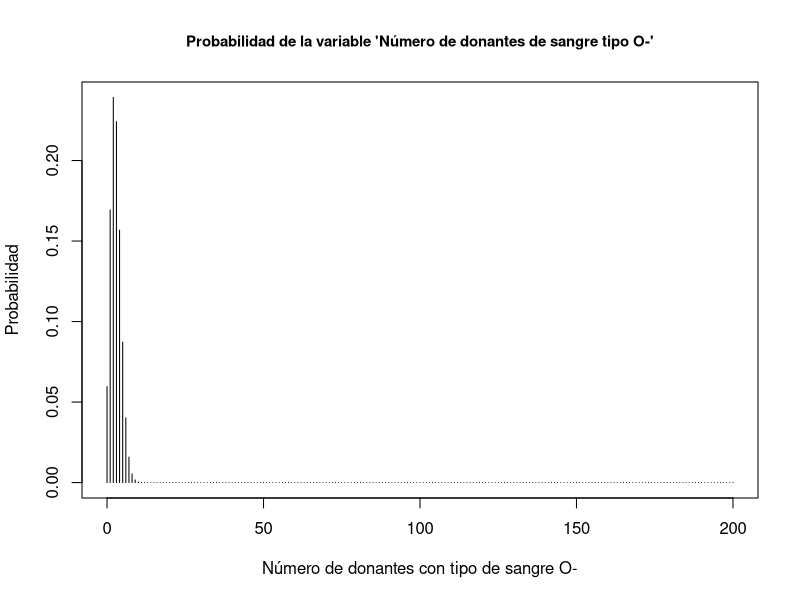
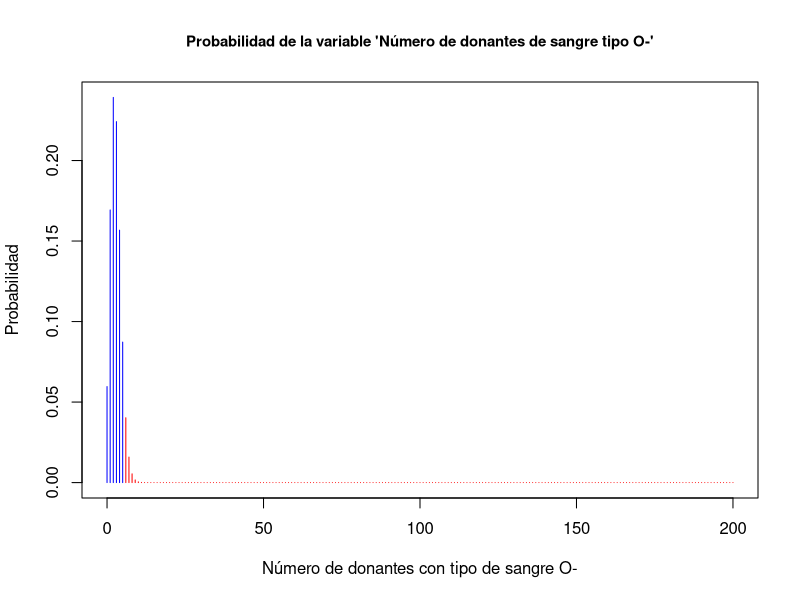
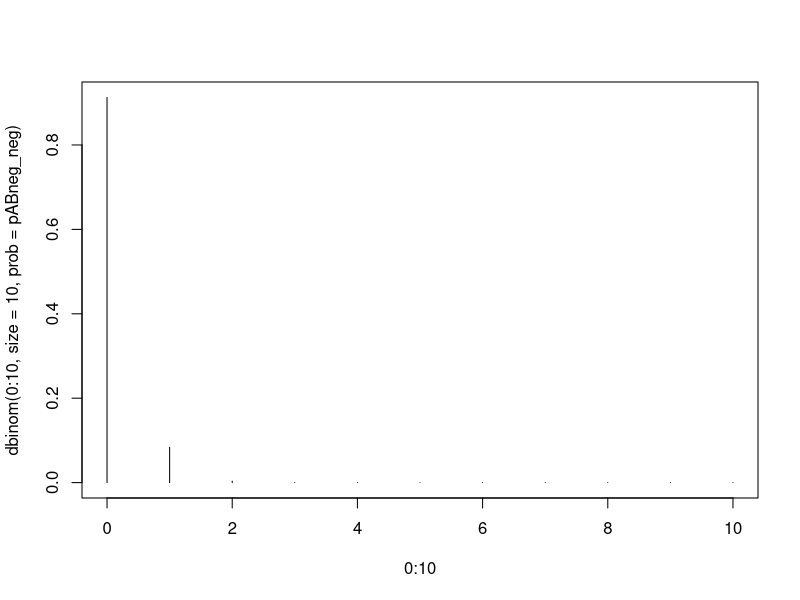
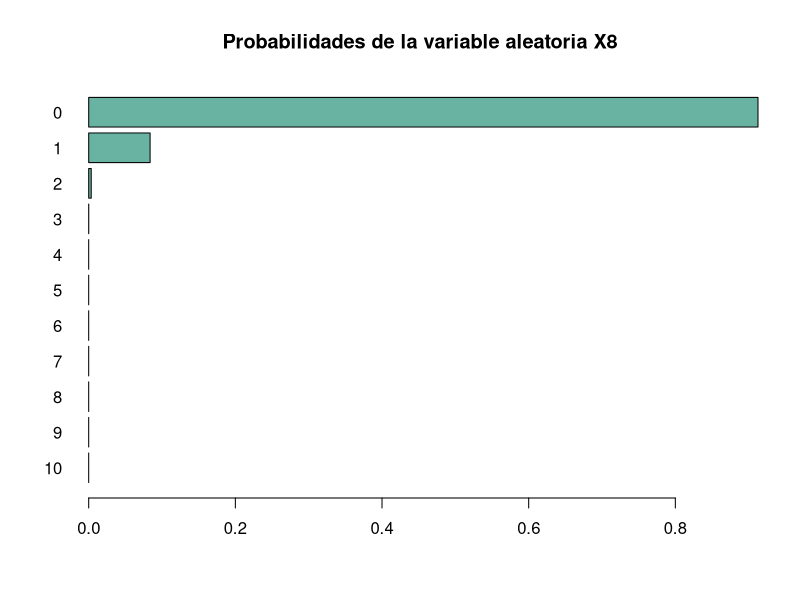

The R source for these figures, in order:
## ---- chunk 1
library(xtable)
library(dplyr)
## ---- chunk 2
Sangre<-as_tibble(list(
  Tipo=c("A+","B+","AB+","O+","A-","B-","AB-","O-")
  ,Frecuencia=c(18.4,7.8,1.6,70.0,0.5,0.28,0.02,1.4)
  )
)
## ---- chunk 3
print(xtable(Sangre), type="html",include.rownames=FALSE)
## ---- chunk 4
r <- function(x){
  return(round(x, digits = 2)) 
  #round( ,2) -> redondea a dos decimales
}
## ---- chunk 5
Sangre$prob <- Sangre$Frecuencia/sum(Sangre$Frecuencia) #Se crea una columna "prob" al dividir La frecuencia de cada tipo de sangre entre la frecuencia acumulada (total de datos)
## ---- chunk 6
Tipo_O <- sum(Sangre$prob[c(4,8)])

cat('P[Tipo O]=',r(Tipo_O))
## ---- chunk 7
Tipo_A <- sum(Sangre$prob[c(1,5)])

cat('P[Tipo A]=',r(Tipo_A))
## ---- chunk 8
Tipo_B <- sum(Sangre$prob[c(2,6)])

cat('P[Tipo B]=',r(Tipo_B))
## ---- chunk 9
Tipo_AB <- sum(Sangre$prob[c(3,7)])

cat('P[Tipo AB]=',r(Tipo_AB))
## ---- chunk 10
Factor_RhP <- sum(Sangre$prob[c(1,2,3,4)])

cat('P[Tipo Rh+]=',r(Factor_RhP))
## ---- chunk 11
Factor_RhN <- sum(Sangre$prob[c(5,6,7,8)])

cat('P[Tipo Rh-]=',r(Factor_RhN))
## ---- chunk 12
# Remplazando en la fórmula
r(choose(200,3)*Sangre$prob[(8)]^3*(1-Sangre$prob[(8)])^(200-3))

# Usando la función dbinom
r(dbinom(x=3, size=200, prob=Sangre$prob[(8)]))

#dbinom(x=número de éxitos, size=total de donantes, prob=probabilidad de obtener O-)
## ---- chunk 13
plot(0:200,dbinom(x=0:200, size=200, prob=Sangre$prob[(8)]),type = "h", xlab="Número de donantes con tipo de sangre O-", ylab="Probabilidad", main="Probabilidad de la variable 'Número de donantes de sangre tipo O-'",cex.main=0.9)
## ---- chunk 14
# almacenamos las probabilidades anteriores en el objeto "prob_donantes"
prob_donantes<-dbinom(x=0:200, size=200, prob=Sangre$prob[(8)])
## ---- chunk 15
# Hallando la probabilidad de obtener 3 donantes de sangre tipo O- en los 200 
r(prob_donantes[4])
## ---- chunk 16
sum(prob_donantes[7:201])
## ---- chunk 17
colores <- c(rep("blue",6), rep("red",195))
plot(0:200,prob_donantes,type = "h", xlab="Número de donantes con tipo de sangre O-", ylab="Probabilidad", main="Probabilidad de la variable 'Número de donantes de sangre tipo O-'",cex.main=0.9,col=colores)
## ---- chunk 18
pbinom(q=5, size = 200, prob = Sangre$prob[(8)])

# pbinom: devuelve la probabilidad acumulada hasta el valor "q" (size=n, prob=p)
## ---- chunk 19
sum(prob_donantes[1:6])
## ---- chunk 20
pbinom(q=5, size = 200, prob = Sangre$prob[(8)], lower.tail = FALSE)
## ---- chunk 21
sum(prob_donantes[7:201])
## ---- chunk 22
1-pbinom(q=5, size = 200, prob = Sangre$prob[(8)])
## ---- chunk 23
r(dbinom(x=3, size=200, prob=Sangre$prob[(5)]))
## ---- chunk 24
r(dbinom(x=3, size=200, prob=Sangre$prob[(6)]))
## ---- chunk 25
r(dbinom(x=1, size=200, prob=Sangre$prob[(7)]))
## ---- chunk 26
r(200*Sangre$prob[(8)])
#n=200
#p=Sangre$prob[(8)]
## ---- chunk 27
r(200*Sangre$prob[(5)])
## ---- chunk 28
r(200*Sangre$prob[(6)])
## ---- chunk 29
r(200*Sangre$prob[(7)])
## ---- chunk 30
#-->Binomial negativa, n=1, p=1-Sangre$prob[(4)]

# Ejemplo, si buscáramos obtener la probabilidad de seleccionar a alguien con un tipo de sangre distinto de O+, al sexto intento:
Sangre$prob[(4)]^(6-1)*(1-Sangre$prob[(4)])
dnbinom(x = 5,size = 1 ,p=1-Sangre$prob[(4)])

dgeom(x = 5,prob = 1-Sangre$prob[(4)])
## ---- chunk 31
#-->Binomial negativa, n=1, p=1-Sangre$prob[(1)]

# Calcular la probabilidad de que al sexto intento se obtenga el primer paciente con un tipo de sangre diferente de A+.
Sangre$prob[(1)]^(6-1)*(1-Sangre$prob[(1)])
dnbinom(x = 5,size = 1 ,p=1-Sangre$prob[(1)])
## ---- chunk 32
#-->Binomial negativa, n=1, p=1-Sangre$prob[(3)]

# Calcular la probabilidad de que al sexto intento se obtenga el primer paciente con un tipo de sangre diferente de A+.
Sangre$prob[(3)]^(6-1)*(1-Sangre$prob[(3)])
dnbinom(x = 5,size = 1 ,p=1-Sangre$prob[(3)])
## ---- chunk 33
#-->Binomial negativa, n=1, prob=1-Sangre$prob[(2)]

# Calcular la probabilidad de que al sexto intento se obtenga el primer paciente con un tipo de sangre diferente de A+.
Sangre$prob[(2)]^(6-1)*(1-Sangre$prob[(2)])
dnbinom(x = 5,size = 1 ,p=1-Sangre$prob[(2)])
## ---- chunk 34
r(1/(Sangre$prob[(8)]))
#Sangre$prob[(8)] --> Probabilidad de obtener un donante tipo O-
## ---- chunk 35
r(1/(Sangre$prob[(5)]))
## ---- chunk 36
r(1/(Sangre$prob[(6)]))
## ---- chunk 37
r(1/(Sangre$prob[(7)]))
## ---- chunk 38

cat('Tipo A-\n')
pbinom(q=0, size=200, prob=Sangre$prob[(5)], lower.tail = FALSE)
200*Sangre$prob[(5)]
cat('Tipo B-\n')
pbinom(q=0, size=200, prob=Sangre$prob[(6)], lower.tail = FALSE)
200*Sangre$prob[(6)]
cat('Tipo AB-\n')
pbinom(q=0, size=200, prob=Sangre$prob[(7)], lower.tail = FALSE)
200*Sangre$prob[(7)]
cat('Tipo O-\n')
pbinom(q=0, size=200, prob=Sangre$prob[(8)], lower.tail = FALSE)
200*Sangre$prob[(8)]

#[Tipo1]: Sangre poco frecuente y valor esperado de al menos 1 --> A-
#{Tipo2]: Sangre que obtendrá algún donante P(X>=1) = ~0.43  --> B-
#[nbn]: Valor esperado de [Tipo2] --> 0.56
## ---- chunk 39
1/Sangre$prob[(7)] # 1 entre la probabilidad de AB-
## ---- chunk 40
r((pnbinom(200-3,size=3,prob=Sangre$prob[(8)])))

#número de fracasos=200-3
#número de éxitos =3
#probabilidad de éxito en cada intento= Sangre$prob[(8)]
## ---- chunk 41
pABneg_neg<-Sangre$prob[(7)]/Factor_RhN
r(pbinom(0,size=10,prob=pABneg_neg,lower.tail = FALSE))

plot(0:10,dbinom(0:10,size = 10,prob = pABneg_neg),type="h")
prob_x8<-dbinom(0:10,size = 10,prob = pABneg_neg)

barplot(height = prob_x8[order(prob_x8,decreasing=FALSE)],names=c(10:0),col="#69b3a2",horiz=T, las=1, main="Probabilidades de la variable aleatoria X8")
## ---- chunk 42
#rpta=0.01
r(pbinom(9,size=190,prob=Factor_RhN,lower.tail=FALSE))
## ---- chunk 43
r(1/factorial(5))

choose(5,1)*choose(4,1)*choose(3,1)*choose(2,1)*choose(1,1)
## ---- chunk 44
# Aprox minuto 34 de la asesoría del profesor Renom

#P(+|O)=70/(70+1.4)
#P(+|B)=7.8/(7.8+0.28)
Factor_RhN^1

(70/71.4)^4*(7.8/8.08)


